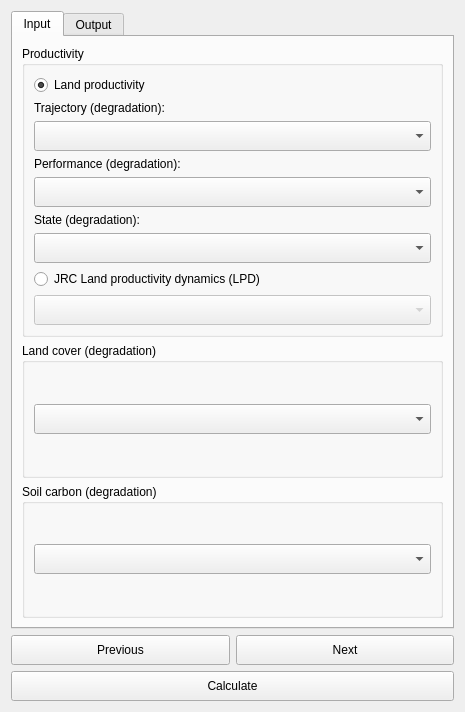
<?xml version="1.0" encoding="UTF-8"?>
<ui version="4.0">
 <class>DlgCalculateSDGAdvanced</class>
 <widget class="QDialog" name="DlgCalculateSDGAdvanced">
  <property name="geometry">
   <rect>
    <x>0</x>
    <y>0</y>
    <width>465</width>
    <height>712</height>
   </rect>
  </property>
  <property name="sizePolicy">
   <sizepolicy hsizetype="Fixed" vsizetype="Fixed">
    <horstretch>0</horstretch>
    <verstretch>0</verstretch>
   </sizepolicy>
  </property>
  <property name="windowTitle">
   <string>SDG Reporting Tool</string>
  </property>
  <layout class="QVBoxLayout" name="verticalLayout">
   <item>
    <widget class="QTabWidget" name="TabBox">
     <property name="sizePolicy">
      <sizepolicy hsizetype="Minimum" vsizetype="Expanding">
       <horstretch>0</horstretch>
       <verstretch>0</verstretch>
      </sizepolicy>
     </property>
     <property name="tabShape">
      <enum>QTabWidget::Rounded</enum>
     </property>
     <property name="currentIndex">
      <number>0</number>
     </property>
     <widget class="QWidget" name="InputTab">
      <attribute name="title">
       <string>Input</string>
      </attribute>
      <layout class="QVBoxLayout" name="verticalLayout_2">
       <item>
        <widget class="QGroupBox" name="groupBox">
         <property name="sizePolicy">
          <sizepolicy hsizetype="Preferred" vsizetype="Expanding">
           <horstretch>0</horstretch>
           <verstretch>0</verstretch>
          </sizepolicy>
         </property>
         <property name="maximumSize">
          <size>
           <width>16777215</width>
           <height>16777215</height>
          </size>
         </property>
         <property name="font">
          <font>
           <weight>50</weight>
           <bold>false</bold>
          </font>
         </property>
         <property name="title">
          <string>Productivity</string>
         </property>
         <layout class="QGridLayout" name="gridLayout">
          <item row="4" column="0">
           <widget class="QComboBox" name="combo_layer_traj">
            <property name="enabled">
             <bool>true</bool>
            </property>
            <property name="sizePolicy">
             <sizepolicy hsizetype="Expanding" vsizetype="Fixed">
              <horstretch>0</horstretch>
              <verstretch>0</verstretch>
             </sizepolicy>
            </property>
            <property name="minimumSize">
             <size>
              <width>0</width>
              <height>30</height>
             </size>
            </property>
           </widget>
          </item>
          <item row="6" column="0">
           <widget class="QComboBox" name="combo_layer_perf">
            <property name="enabled">
             <bool>true</bool>
            </property>
            <property name="sizePolicy">
             <sizepolicy hsizetype="Expanding" vsizetype="Fixed">
              <horstretch>0</horstretch>
              <verstretch>0</verstretch>
             </sizepolicy>
            </property>
            <property name="minimumSize">
             <size>
              <width>0</width>
              <height>30</height>
             </size>
            </property>
           </widget>
          </item>
          <item row="8" column="0">
           <widget class="QComboBox" name="combo_layer_state">
            <property name="enabled">
             <bool>true</bool>
            </property>
            <property name="sizePolicy">
             <sizepolicy hsizetype="Expanding" vsizetype="Fixed">
              <horstretch>0</horstretch>
              <verstretch>0</verstretch>
             </sizepolicy>
            </property>
            <property name="minimumSize">
             <size>
              <width>0</width>
              <height>30</height>
             </size>
            </property>
           </widget>
          </item>
          <item row="2" column="0">
           <widget class="QRadioButton" name="mode_gpg_prod">
            <property name="text">
             <string>Land productivity</string>
            </property>
            <property name="checked">
             <bool>true</bool>
            </property>
           </widget>
          </item>
          <item row="5" column="0">
           <widget class="QLabel" name="combo_layer_perf_label">
            <property name="enabled">
             <bool>true</bool>
            </property>
            <property name="font">
             <font>
              <weight>50</weight>
              <bold>false</bold>
             </font>
            </property>
            <property name="text">
             <string>Performance (degradation):</string>
            </property>
           </widget>
          </item>
          <item row="7" column="0">
           <widget class="QLabel" name="combo_layer_state_label">
            <property name="enabled">
             <bool>true</bool>
            </property>
            <property name="font">
             <font>
              <weight>50</weight>
              <bold>false</bold>
             </font>
            </property>
            <property name="text">
             <string>State (degradation):</string>
            </property>
           </widget>
          </item>
          <item row="3" column="0">
           <widget class="QLabel" name="combo_layer_traj_label">
            <property name="enabled">
             <bool>true</bool>
            </property>
            <property name="font">
             <font>
              <weight>50</weight>
              <bold>false</bold>
             </font>
            </property>
            <property name="text">
             <string>Trajectory (degradation):</string>
            </property>
           </widget>
          </item>
          <item row="10" column="0">
           <widget class="QComboBox" name="combo_layer_lpd">
            <property name="enabled">
             <bool>false</bool>
            </property>
            <property name="minimumSize">
             <size>
              <width>0</width>
              <height>30</height>
             </size>
            </property>
           </widget>
          </item>
          <item row="9" column="0">
           <widget class="QRadioButton" name="mode_jrc_lpd">
            <property name="enabled">
             <bool>true</bool>
            </property>
            <property name="text">
             <string>JRC Land productivity dynamics (LPD)</string>
            </property>
            <property name="checked">
             <bool>false</bool>
            </property>
           </widget>
          </item>
         </layout>
        </widget>
       </item>
       <item>
        <widget class="QGroupBox" name="groupBox_2">
         <property name="sizePolicy">
          <sizepolicy hsizetype="Preferred" vsizetype="Expanding">
           <horstretch>0</horstretch>
           <verstretch>0</verstretch>
          </sizepolicy>
         </property>
         <property name="minimumSize">
          <size>
           <width>0</width>
           <height>0</height>
          </size>
         </property>
         <property name="maximumSize">
          <size>
           <width>16777215</width>
           <height>16777215</height>
          </size>
         </property>
         <property name="font">
          <font>
           <weight>50</weight>
           <bold>false</bold>
          </font>
         </property>
         <property name="title">
          <string>Land cover (degradation)</string>
         </property>
         <layout class="QVBoxLayout" name="verticalLayout_6">
          <item>
           <widget class="QComboBox" name="combo_layer_lc">
            <property name="sizePolicy">
             <sizepolicy hsizetype="Expanding" vsizetype="Fixed">
              <horstretch>0</horstretch>
              <verstretch>0</verstretch>
             </sizepolicy>
            </property>
            <property name="minimumSize">
             <size>
              <width>0</width>
              <height>30</height>
             </size>
            </property>
           </widget>
          </item>
         </layout>
        </widget>
       </item>
       <item>
        <widget class="QGroupBox" name="groupBox_3">
         <property name="enabled">
          <bool>true</bool>
         </property>
         <property name="sizePolicy">
          <sizepolicy hsizetype="Preferred" vsizetype="Expanding">
           <horstretch>0</horstretch>
           <verstretch>0</verstretch>
          </sizepolicy>
         </property>
         <property name="maximumSize">
          <size>
           <width>16777215</width>
           <height>16777215</height>
          </size>
         </property>
         <property name="font">
          <font>
           <weight>50</weight>
           <bold>false</bold>
          </font>
         </property>
         <property name="title">
          <string>Soil carbon (degradation)</string>
         </property>
         <layout class="QVBoxLayout" name="verticalLayout_7">
          <item>
           <widget class="QComboBox" name="combo_layer_soc">
            <property name="sizePolicy">
             <sizepolicy hsizetype="Expanding" vsizetype="Fixed">
              <horstretch>0</horstretch>
              <verstretch>0</verstretch>
             </sizepolicy>
            </property>
            <property name="minimumSize">
             <size>
              <width>275</width>
              <height>30</height>
             </size>
            </property>
           </widget>
          </item>
         </layout>
        </widget>
       </item>
      </layout>
     </widget>
     <widget class="QWidget" name="OutputTab">
      <attribute name="title">
       <string>Output</string>
      </attribute>
      <layout class="QVBoxLayout" name="verticalLayout_3">
       <item>
        <widget class="QGroupBox" name="groupBox_6">
         <property name="title">
          <string>Output file for indicator layer</string>
         </property>
         <layout class="QHBoxLayout" name="horizontalLayout">
          <item>
           <widget class="QLineEdit" name="output_file_layer">
            <property name="minimumSize">
             <size>
              <width>0</width>
              <height>35</height>
             </size>
            </property>
            <property name="placeholderText">
             <string>Choose a file...</string>
            </property>
           </widget>
          </item>
          <item>
           <widget class="QPushButton" name="browse_output_file_layer">
            <property name="minimumSize">
             <size>
              <width>0</width>
              <height>35</height>
             </size>
            </property>
            <property name="text">
             <string>Browse</string>
            </property>
           </widget>
          </item>
         </layout>
        </widget>
       </item>
       <item>
        <widget class="QGroupBox" name="groupBox_7">
         <property name="title">
          <string>Output file for summary table</string>
         </property>
         <layout class="QHBoxLayout" name="horizontalLayout_2">
          <item>
           <widget class="QLineEdit" name="output_file_table">
            <property name="minimumSize">
             <size>
              <width>0</width>
              <height>35</height>
             </size>
            </property>
            <property name="placeholderText">
             <string>Choose a file...</string>
            </property>
           </widget>
          </item>
          <item>
           <widget class="QPushButton" name="browse_output_file_table">
            <property name="minimumSize">
             <size>
              <width>0</width>
              <height>35</height>
             </size>
            </property>
            <property name="text">
             <string>Browse</string>
            </property>
           </widget>
          </item>
         </layout>
        </widget>
       </item>
       <item>
        <widget class="QGroupBox" name="groupBox_5">
         <property name="enabled">
          <bool>true</bool>
         </property>
         <property name="font">
          <font>
           <weight>50</weight>
           <bold>false</bold>
          </font>
         </property>
         <property name="title">
          <string>Plot title</string>
         </property>
         <layout class="QVBoxLayout" name="verticalLayout_9">
          <item>
           <widget class="QLineEdit" name="plot_title">
            <property name="enabled">
             <bool>true</bool>
            </property>
            <property name="minimumSize">
             <size>
              <width>0</width>
              <height>35</height>
             </size>
            </property>
            <property name="text">
             <string>SDG Indicator 15.3.1</string>
            </property>
            <property name="placeholderText">
             <string/>
            </property>
           </widget>
          </item>
         </layout>
        </widget>
       </item>
       <item>
        <spacer name="verticalSpacer_2">
         <property name="orientation">
          <enum>Qt::Vertical</enum>
         </property>
         <property name="sizeHint" stdset="0">
          <size>
           <width>20</width>
           <height>0</height>
          </size>
         </property>
        </spacer>
       </item>
      </layout>
     </widget>
    </widget>
   </item>
   <item>
    <layout class="QGridLayout" name="gridLayout_3">
     <item row="0" column="0">
      <widget class="QPushButton" name="button_prev">
       <property name="minimumSize">
        <size>
         <width>0</width>
         <height>30</height>
        </size>
       </property>
       <property name="text">
        <string>Previous</string>
       </property>
      </widget>
     </item>
     <item row="0" column="1">
      <widget class="QPushButton" name="button_next">
       <property name="minimumSize">
        <size>
         <width>0</width>
         <height>30</height>
        </size>
       </property>
       <property name="text">
        <string>Next</string>
       </property>
      </widget>
     </item>
     <item row="1" column="0" colspan="2">
      <widget class="QPushButton" name="button_calculate">
       <property name="minimumSize">
        <size>
         <width>0</width>
         <height>30</height>
        </size>
       </property>
       <property name="text">
        <string>Calculate</string>
       </property>
      </widget>
     </item>
    </layout>
   </item>
  </layout>
 </widget>
 <resources/>
 <connections/>
</ui>
